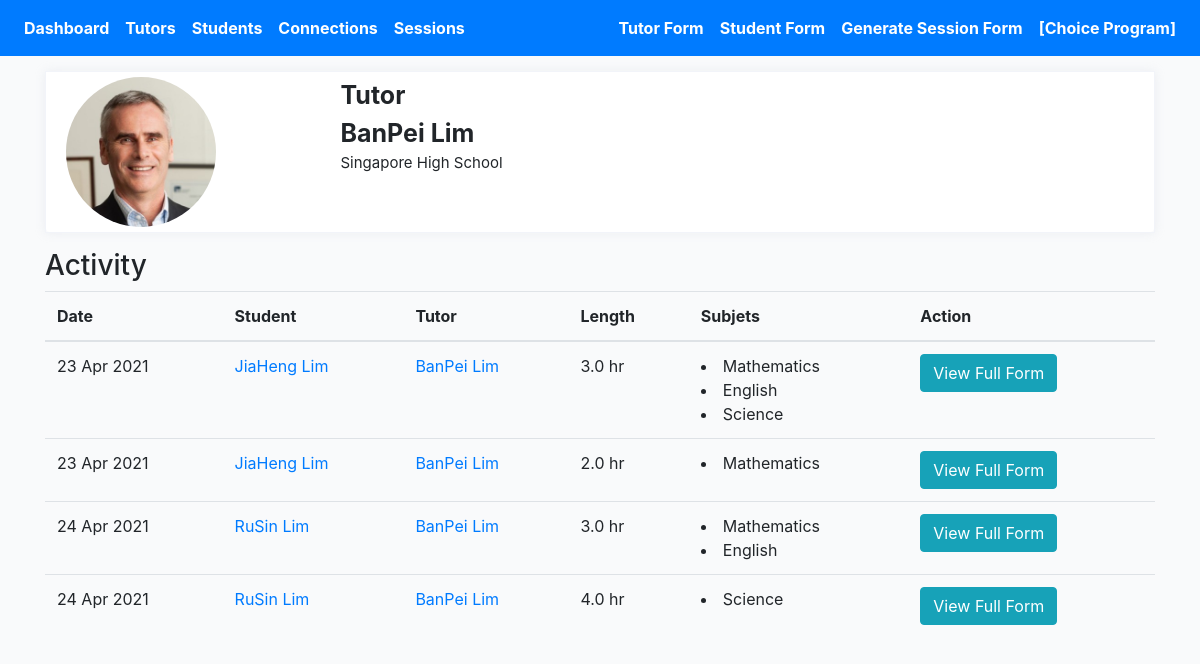
The app's page /profiles/banpei-lim/profile-detail, older data.
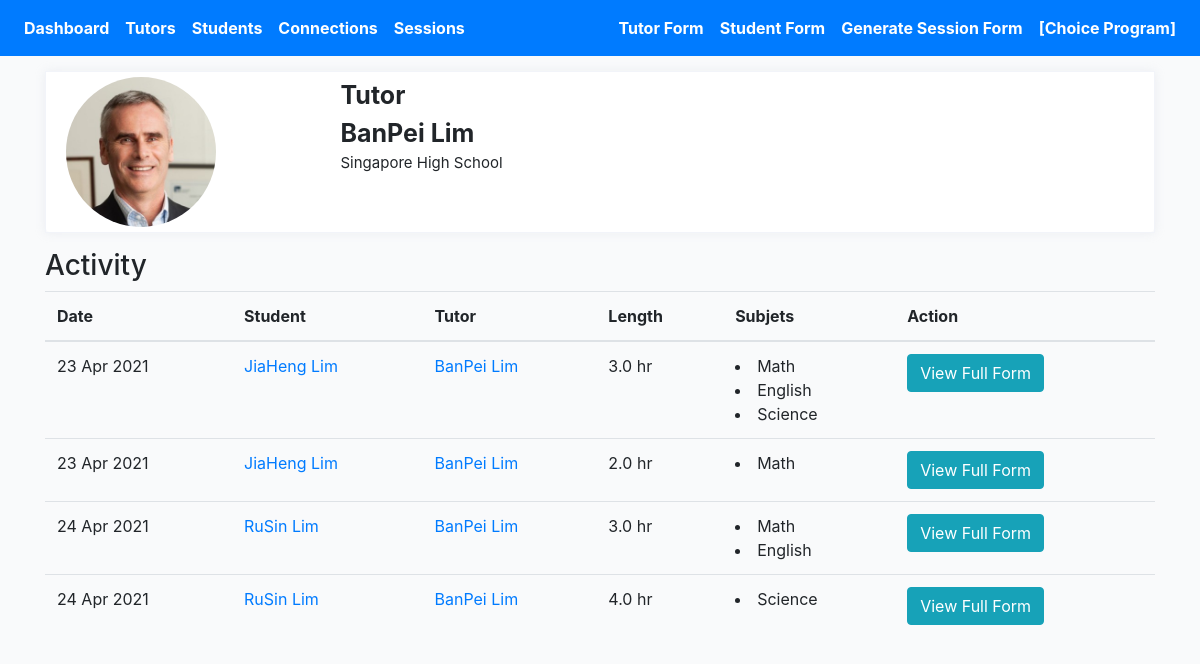
The same page, newer data.
### profiles/models.py (models this page shows)
class Subject(models.Model):
    name = models.CharField(max_length=200, blank=True)
    def __str__(self):
        return self.name

### profiles/views.py (the view)
# urls.py: path('<slug>/profile-detail', ProfileDetailView.as_view(), name='profile-detail-view'),
class ProfileDetailView(DetailView):
    model = Profile
    template_name = 'profile-detail.html'
    def get_object(self):
        slug = self.kwargs.get('slug')
        profile = Profile.objects.get(slug=slug)
        return profile
    def get_context_data(self, **kwargs):
        context = super().get_context_data(**kwargs)
        slug = self.kwargs.get('slug')
        profile = Profile.objects.get(slug=slug)
        sessions = Session.objects.filter(submit_status=True).filter(Q(connection__tutor=profile) | Q(connection__student=profile))
        sessions_ = []
        for item in sessions:
            sessions_.append(item)
        context["sessions"] = sessions_
        return context

### profiles/models.py (called while the page is built)
    def get_absolute_url(self):
        return reverse("profiles:profile-detail-view", kwargs={"slug": self.slug})

    def get_subjects(self):
        return self.subjects.all()

    def get_absolute_url(self):
        return reverse("profiles:session-detail-view", kwargs={"pk": self.pk})

### templates/profile-detail.html (shortened to what this page needs)
{% extends 'base.html' %}
{% load static %}
{% block stylesheet %}{% static '/css/profile.css' %}{% endblock %}
{% block content %}
<div class="profile-page tx-13">
    <div class="row">
        <div class="col-12 grid-margin">
            <div class="profile-header">
                <div class="header-links">
                    <div class="container header">
                        <div class="row">
                            <div class="col-3 name-btn">
                                <img class="profile-pic" src="{{profile.avatar.url}}" alt="profile">
                            </div>
                            <div class="col-3">
                                <div style="font-size:25px; font-weight:bold" class="profile-name">
                                    {{profile.role|title }}</div>
                                <div style="font-size:25px; font-weight:bold" class="profile-name">
                                    {{profile.first_name}}
                                    {{profile.last_name}}</div>
                                <div style="font-size:15px" class="profile-name">
                                    {{profile.school}}</div>
                            </div>
                            <div class="col-6">
                            </div>
                        </div>
                    </div>
                </div>
            </div>
        </div>
    </div>
</div>
<h3>Activity</h3>
<div class="table-responsive-lg">
    <table class="table">
        <thead>
            <tr>
                <th scope="col">Date</th>
                <th scope="col">Student</th>
                <th scope="col">Tutor</th>
                <th scope="col">Length</th>
                <th scope="col">Subjets</th>
                <th scope="col">Action</th>
            </tr>
        </thead>
        <tbody>
            {% for session in sessions %}
            <tr>
                <td>{{session.created|date:"d M Y"}}</td>
                <td><a href="{{session.connection.student.get_absolute_url}}">{{session.connection.student.first_name}}
                        {{session.connection.student.last_name}}</a></td>
                <td><a href="{{session.connection.tutor.get_absolute_url}}">{{session.connection.tutor.first_name}}
                        {{session.connection.tutor.last_name}}</a></td>
                <td>{{session.length}} hr</td>
                <td>
                    {% for subject in session.get_subjects %}
                    <li>{{subject}}</li>
                    {% endfor %}
                </td>
                <td><a href="{{session.get_absolute_url}}"><button type="submit" class="btn btn-info">View Full
                            Form</button></a></td>
            </tr>
            {% endfor %}
        </tbody>
    </table>
</div>
{% endblock content %}

Row changes from the older to the newer data that the page shows:
changed Subject: name "Mathematics" → "Math"
